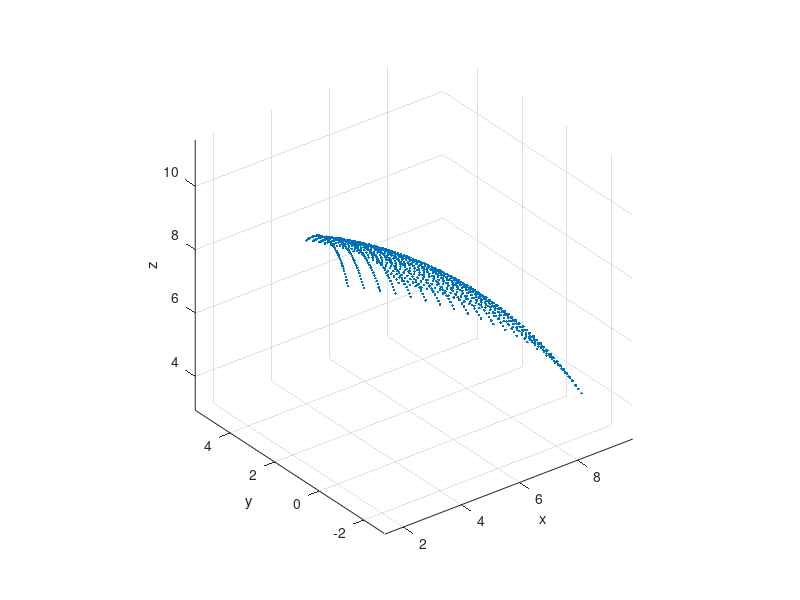

Here is the MATLAB script that generated this plot:
% C:\Curtis\EE5003\EE5003ModsSummer2015\CoordinateFrames\SphericalCoordinates.m
% Copyright (c) 2015 by OU AEC and Curtis Cohenour (cohenour@ohio.edu). All Rights Reserved.
% 20150406 Jcc (Curtis Cohenour) original
clc, clear, close all, %close all hidden
d2r=pi/180;
%% Plot a sphere in rectangual coordinates
R=10;                        % radius
i=0;                         % index for 
Xyz=NaN(100e3,3);
for Tht=20:60 %0:3:180
    for Phi=-20:3:40 % 0:3:360
        x=R*sin(Tht*d2r)*cos(Phi*d2r);
        y=R*sin(Tht*d2r)*sin(Phi*d2r);
        z=R*cos(Tht*d2r);
        kXyz=[x y z];
        i=i+1;
        Xyz(i,:)=kXyz;
    end
end
Xyz=Xyz(1:i,:);
figure(100)
plot3(Xyz(:,1),Xyz(:,2),Xyz(:,3),'.');
grid on
rotate3d on
axis equal
xlabel('x')
ylabel('y')
zlabel('z')


        